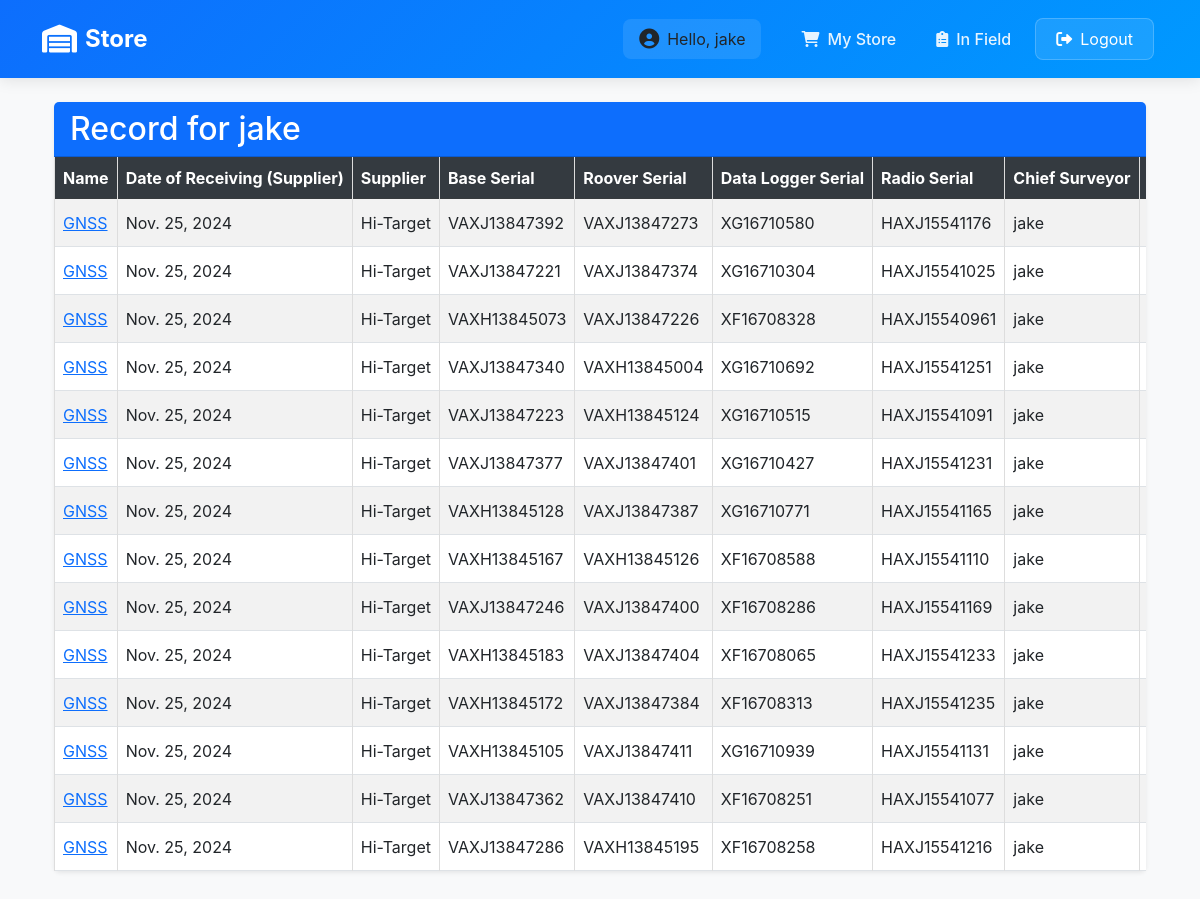
The app's page / (signed in), older data.
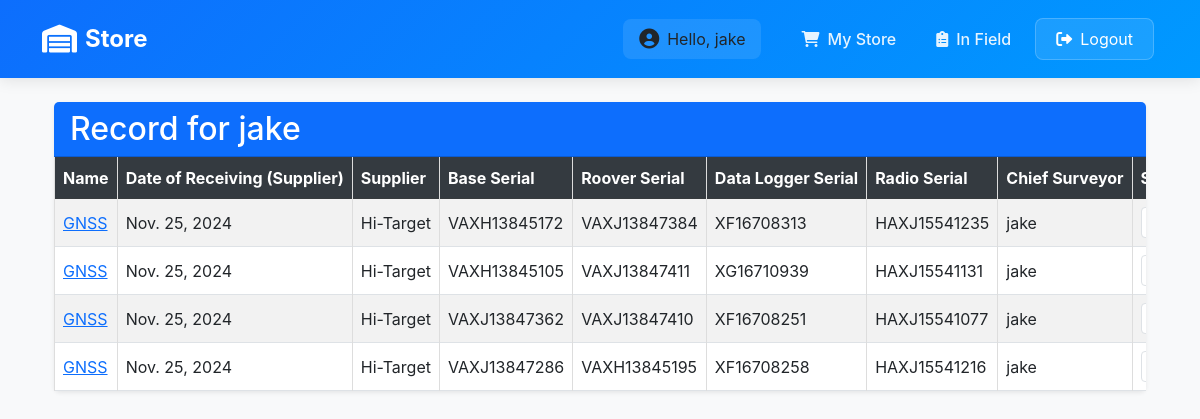
The same page, newer data.
### inventory/models.py (models this page shows, shortened)
class EquipmentsInSurvey(models.Model):
    name = models.CharField(max_length=100)
    date_of_receiving_from_supplier = models.DateField()
    supplier = models.CharField(max_length=20)
    base_serial = models.CharField(max_length=100)
    roover_serial = models.CharField(max_length=100)
    data_logger_serial = models.CharField(max_length=100)
    radio_serial = models.CharField(max_length=100)
    chief_surveyor = models.ForeignKey(User, on_delete=models.CASCADE, null=True)
    surveyor_responsible = models.CharField(max_length=100, null=True)
    project = models.CharField(max_length=20)
    section = models.CharField(max_length=100)
    date_receiving_from_department = models.DateField()
    status = models.CharField(choices=[('In Store', 'In Store'), ('In Field', 'In Field'), ('With Chief Surveyor', 'With Chief Surveyor'), ('Returning', 'Returning')], max_length=100, default='In Store')

### inventory/views.py (the view, shortened to what this page needs)
# urls.py: path('', views.request_equipment, name='/'),
@login_required
def request_equipment(request):
    user = request.user
    data = EquipmentsInSurvey.objects.filter(chief_surveyor=user, status='In Store')
    return render(request, 'inventory/request_equipment.html', {'data':data})

### inventory/context_processors.py (called while the page is built)
def is_admin(request):
    return {'is_admin': request.user.is_authenticated and request.user.is_superuser}

### inventory/templates/inventory/request_equipment.html (shortened to what this page needs)
{% extends 'base/base_dashboard.html' %}
{% block content %}
<div class="container-fluid mt-4">
    <div class="card shadow-sm border-0">
        <div class="card-header bg-primary text-white">
            <h2 class="mb-0">Record for {{ request.user }}</h2>
        </div>
        <div class="card-body p-0">
            <div class="table-responsive" style="overflow-x: auto; -webkit-overflow-scrolling: touch;">
                <table class="table table-striped table-hover table-bordered align-middle mb-0">
                    <thead class="table-dark">
                        <tr>
                            <th>Name</th>
                            <th>Date of Receiving (Supplier)</th>
                            <th>Supplier</th>
                            <th>Base Serial</th>
                            <th>Roover Serial</th>
                            <th>Data Logger Serial</th>
                            <th>Radio Serial</th>
                            <th>Chief Surveyor</th>
                            <th>Surveyor Responsible</th>
                        </tr>
                    </thead>
                    <tbody>
                        {% for info in data %}
                        <form action="{% url 'request_equipment' %}" method="post" class="d-inline">
                        <tr>
                            <td><a href="{% url 'equipment_detail' info.id %}">{{ info.name }}</a></td>
                            <td>{{ info.date_of_receiving_from_supplier }}</td>
                            <td>{{ info.supplier }}</td>
                            <td>{{ info.base_serial }}</td>
                            <td>{{ info.roover_serial }}</td>
                            <td>{{ info.data_logger_serial }}</td>
                            <td>{{ info.radio_serial }}</td>
                            <td>{{ info.chief_surveyor }}</td>
                            <td>
                                    <input type="text" class="form-control form-control-sm" name="surveyor_res" value="{{ info.surveyor_responsible }}" required>
                            </td>
                        </tr>
                        </form>
                        {% endfor %}
                    </tbody>
                </table>
            </div>
        </div>
    </div>
</div>
{% endblock %}

Row changes from the older to the newer data that the page shows:
no longer on this page (row edited): EquipmentsInSurvey: name "GNSS", date_of_receiving_from_supplier "Nov. 25, 2024", supplier "Hi-Target", base_serial "VAXJ13847392", roover_serial "VAXJ13847273", data_logger_serial "XG16710580", radio_serial "HAXJ15541176", chief_surveyor "jake"
no longer on this page (row edited): EquipmentsInSurvey: name "GNSS", date_of_receiving_from_supplier "Nov. 25, 2024", supplier "Hi-Target", base_serial "VAXJ13847221", roover_serial "VAXJ13847374", data_logger_serial "XG16710304", radio_serial "HAXJ15541025", chief_surveyor "jake"
no longer on this page (row edited): EquipmentsInSurvey: name "GNSS", date_of_receiving_from_supplier "Nov. 25, 2024", supplier "Hi-Target", base_serial "VAXH13845073", roover_serial "VAXJ13847226", data_logger_serial "XF16708328", radio_serial "HAXJ15540961", chief_surveyor "jake"
no longer on this page (row edited): EquipmentsInSurvey: name "GNSS", date_of_receiving_from_supplier "Nov. 25, 2024", supplier "Hi-Target", base_serial "VAXJ13847340", roover_serial "VAXH13845004", data_logger_serial "XG16710692", radio_serial "HAXJ15541251", chief_surveyor "jake"
no longer on this page (row edited): EquipmentsInSurvey: name "GNSS", date_of_receiving_from_supplier "Nov. 25, 2024", supplier "Hi-Target", base_serial "VAXJ13847223", roover_serial "VAXH13845124", data_logger_serial "XG16710515", radio_serial "HAXJ15541091", chief_surveyor "jake"
no longer on this page (row edited): EquipmentsInSurvey: name "GNSS", date_of_receiving_from_supplier "Nov. 25, 2024", supplier "Hi-Target", base_serial "VAXJ13847377", roover_serial "VAXJ13847401", data_logger_serial "XG16710427", radio_serial "HAXJ15541231", chief_surveyor "jake"
no longer on this page (row edited): EquipmentsInSurvey: name "GNSS", date_of_receiving_from_supplier "Nov. 25, 2024", supplier "Hi-Target", base_serial "VAXH13845128", roover_serial "VAXJ13847387", data_logger_serial "XG16710771", radio_serial "HAXJ15541165", chief_surveyor "jake"
no longer on this page (row edited): EquipmentsInSurvey: name "GNSS", date_of_receiving_from_supplier "Nov. 25, 2024", supplier "Hi-Target", base_serial "VAXH13845167", roover_serial "VAXH13845126", data_logger_serial "XF16708588", radio_serial "HAXJ15541110", chief_surveyor "jake"
no longer on this page (row edited): EquipmentsInSurvey: name "GNSS", date_of_receiving_from_supplier "Nov. 25, 2024", supplier "Hi-Target", base_serial "VAXJ13847246", roover_serial "VAXJ13847400", data_logger_serial "XF16708286", radio_serial "HAXJ15541169", chief_surveyor "jake"
no longer on this page (row edited): EquipmentsInSurvey: name "GNSS", date_of_receiving_from_supplier "Nov. 25, 2024", supplier "Hi-Target", base_serial "VAXH13845183", roover_serial "VAXJ13847404", data_logger_serial "XF16708065", radio_serial "HAXJ15541233", chief_surveyor "jake"
shown differently, row unchanged: EquipmentsInSurvey "VAXH13845172": surveyor_res (not shown) → "None"
shown differently, row unchanged: EquipmentsInSurvey "VAXH13845105": surveyor_res (not shown) → "None"
shown differently, row unchanged: EquipmentsInSurvey "VAXJ13847362": surveyor_res (not shown) → "None"
shown differently, row unchanged: EquipmentsInSurvey "VAXJ13847286": surveyor_res (not shown) → "None"
